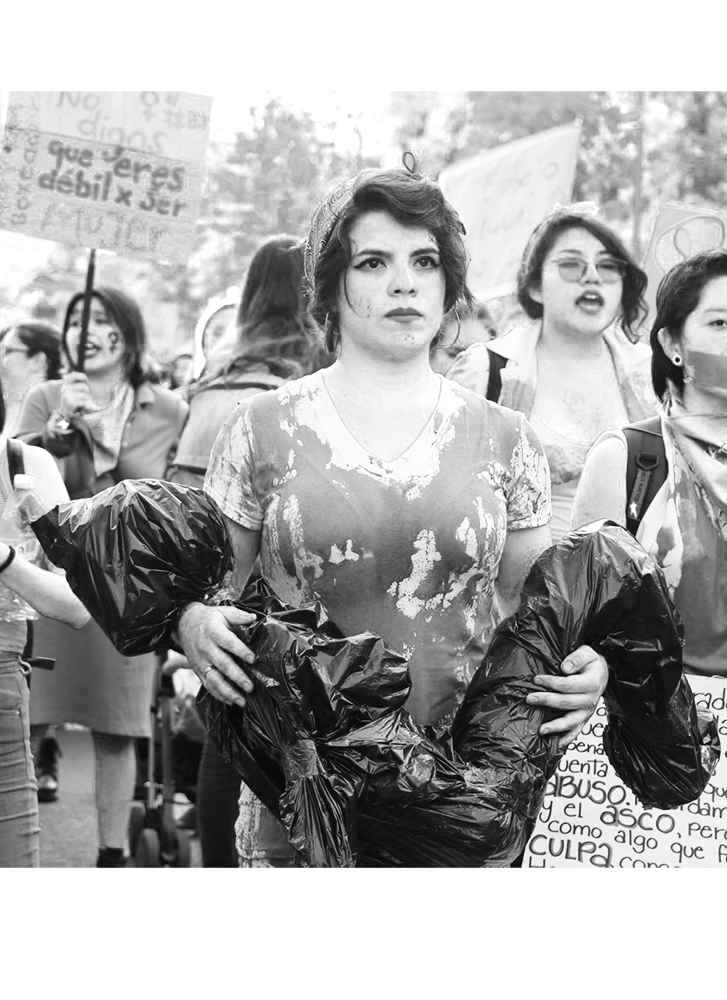
#> input picture works/random-portrait/base.png, 727 x 1000 px
$ python crossed-all-test.py   (older library calls are emulated)
#> lines starting #> are read from the running program, lines starting #| are printed output that depends on the picture
from blackstripes import crossed
from blackstripes import sketchy
from blackstripes import spiral
from PIL import Image


def levels_by_preview_name(name):
    return (100, 150, 200, 230)


def crop_by_preview_name(name):
    return name


# [195 lines left out: functions classic_small, sketchy_small, spiral_small, classic_large, sketchy_large, spiral_large and 4 more, not called in this run]


def classic_pen_a3_landscape(image_path, path, color):
    l1, l2, l3, l4 = levels_by_preview_name(image_path)
    selected_crop = crop_by_preview_name(image_path)

    im = Image.open(selected_crop)
    im = im.resize((1000, 572), Image.ANTIALIAS)
    im.save(selected_crop)

    crossed.draw(selected_crop,     # input
                 path,                   # output
                 2,                      # nibsize (line size in output svg)
                 color,                  # line color
                 0.34,                   # scaling factor
                 l1, l2, l3, l4,         # levels
                 2,                      # type
                 830, 550, 0.3            # signature transform
                 )


# [17 lines left out: function spiral_pen_a3_portrait, not called in this run]


def spiral_pen_a3_landscape(image_path, path, color):
    l1, l2, l3, l4 = levels_by_preview_name(image_path)
    selected_crop = crop_by_preview_name(image_path)

    im = Image.open(selected_crop)
    im = im.resize((1000, 572), Image.ANTIALIAS)
    im.save(selected_crop)

    spiral.draw(selected_crop,         # input
                path,                      # output
                2,                         # nibsize (line size in output svg)
                color,                     # line color
                0.34,                      # scaling factor
                l1, l2, l3, l4,            # levels
                2,                         # line spacing
                830, 550, 0.3               # signature transform
                )


def sketchy_pen_a3_portrait(image_path, path, color):

    im = Image.open(image_path)
    im = im.resize((668, 1000), Image.ANTIALIAS)
    im.save(image_path)

    sketchy.draw(image_path,            # input
                 path,                   # outputsketchy_pen_a3
                 2,                      # nibsize (line size in output svg)
                 100,                    # max line length
                 color,                  # line color
                 0.32,                   # scaling factor
                 # line size (internal line size for calculations)
                 1,
                 500, 975, 0.3           # signature transform
                 )


def sketchy_pen_a3_landscape(image_path, path, color):

    im = Image.open(image_path)
    im = im.resize((1000, 572), Image.ANTIALIAS)
    im.save(image_path)

    sketchy.draw(image_path,            # input
                 path,                   # outputsketchy_pen_a3
                 2,                      # nibsize (line size in output svg)
                 100,                    # max line length
                 color,                  # line color
                 0.34,                   # scaling factor
                 # line size (internal line size for calculations)
                 1,
                 830, 550, 0.3           # signature transform
                 )


def classic_pen_a3(image_path, path, color):
    l1, l2, l3, l4 = levels_by_preview_name(image_path)
    selected_crop = crop_by_preview_name(image_path)

    im = Image.open(selected_crop)
    im = im.resize((1000, 1000), Image.ANTIALIAS)
    im.save(selected_crop)

    crossed.draw(selected_crop,     # input
                 path,                   # output
                 3,                      # nibsize (line size in output svg)
                 color,                  # line color
                 0.21,                   # scaling factor
                 l1, l2, l3, l4,         # levels
                 1,                      # type
                 730, 970, 0.5          # signature transform
                 )


def spiral_pen_a3(image_path, path, color):
    l1, l2, l3, l4 = levels_by_preview_name(image_path)
    selected_crop = crop_by_preview_name(image_path)

    im = Image.open(selected_crop)
    im = im.resize((1000, 1000), Image.ANTIALIAS)
    im.save(selected_crop)

    spiral.draw(selected_crop,         # input
                path,                      # output
                3,                         # nibsize (line size in output svg)
                color,                     # line color
                0.21,                      # scaling factor
                l1, l2, l3, l4,            # levels
                2,                         # line spacing
                730, 970, 0.5               # signature transform
                )


def sketchy_pen_a3(image_path, path, color):

#> called with image_path = 'base.png', path = 'render.svg', color = '#ff0000'
    im = Image.open(image_path)
#> im is the input picture: PIL image 727x1000 P; min 0, max 255, mean 172.7
    im = im.resize((1000, 1000), Image.ANTIALIAS)
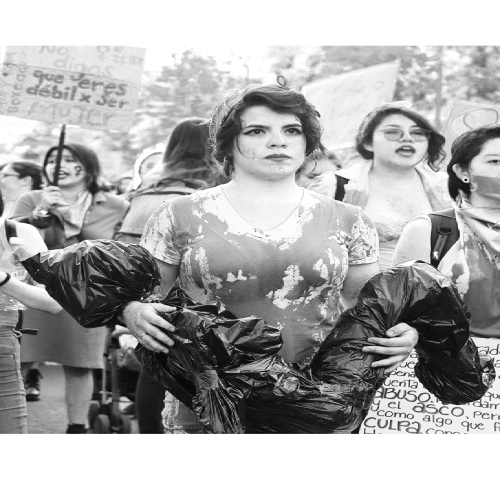
#> im: PIL image 1000x1000 P (shown at 1/2 size); min 0, max 255, mean 172.7
    im.save(image_path)

    sketchy.draw(image_path,            # input
                 path,                   # output
                 3,                      # nibsize (line size in output svg)
                 100,                    # max line length
                 color,                  # line color
                 0.21,                   # scaling factor
                 # line size (internal line size for calculations)
                 1,
                 730, 970, 0.5          # signature transform
                 )
#> (this line was passed over: blackstripes is not available in this run)


sketchy_pen_a3("base.png", "render.svg", "#ff0000")
spiral_pen_a3("base.png", "base.svg", "#ff0000")
classic_pen_a3("base.png", "tini3.svg", "#ff0000")

sketchy_pen_a3_landscape("base.png", "tini4.svg", "#ff0000")
#> in sketchy_pen_a3_landscape, `im = im.resize((1000, 572), Image.ANTIALIAS)`:
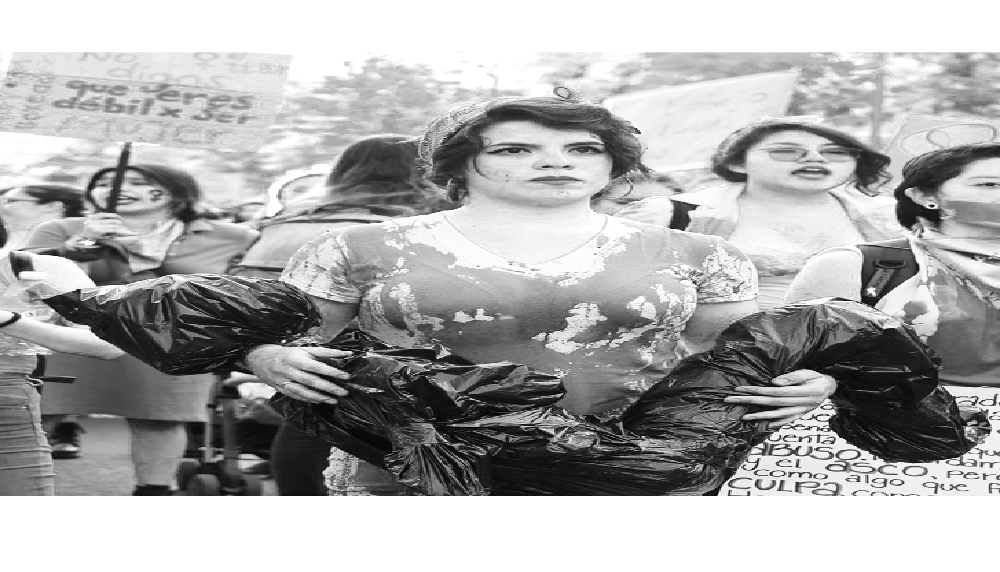
#> im: PIL image 1000x572 P; min 0, max 255, mean 172.8
spiral_pen_a3_landscape("base.png", "tini5.svg", "#ff0000")
classic_pen_a3_landscape("base.png", "tini6.svg", "#ff0000")

sketchy_pen_a3_portrait("base.png", "tini7.svg", "#ff0000")
#> in sketchy_pen_a3_portrait, `im = im.resize((668, 1000), Image.ANTIALIAS)`:
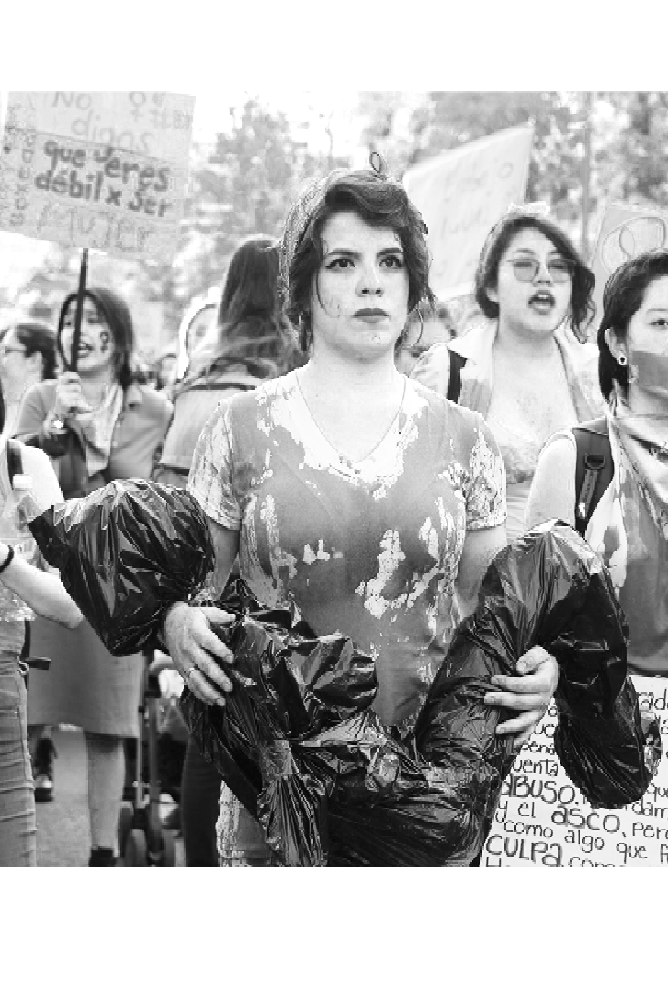
#> im: PIL image 668x1000 P; min 0, max 255, mean 172.8
#> (the run stopped early here; a loop or call above may not have finished)

$ run again, with works/random-portrait/original.jpg saved as works/random-portrait/base.png
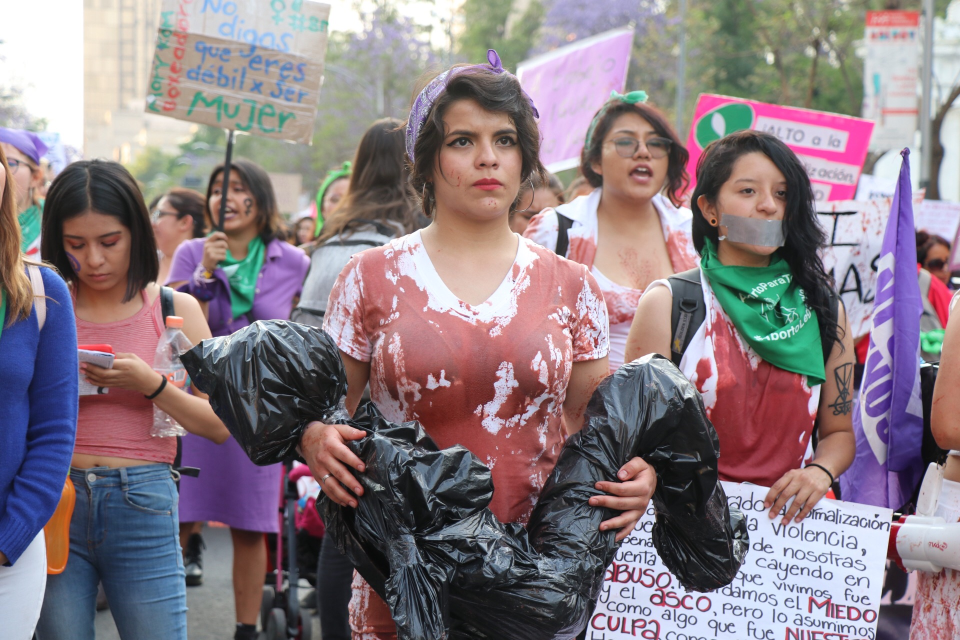
#> input picture works/random-portrait/original.jpg, 1920 x 1280 px (shown at 1/2 size)
#> in sketchy_pen_a3, im is the input picture: PIL image 1920x1280 RGB; mean R, G, B 137.3, 123.6, 130.4
#> in sketchy_pen_a3_landscape, `im = im.resize((1000, 572), Image.ANTIALIAS)`:
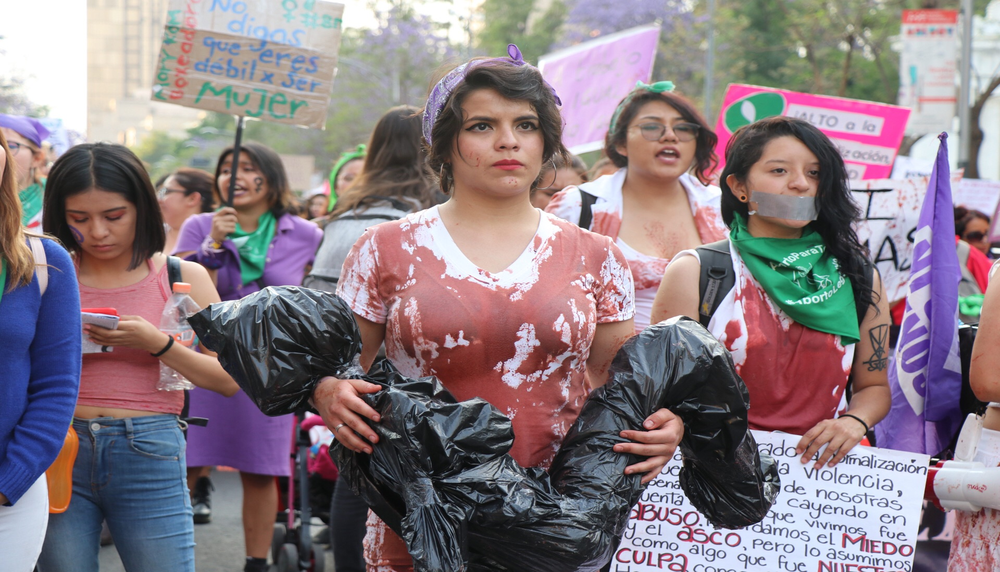
#> im: PIL image 1000x572 RGB; mean R, G, B 137.3, 123.6, 130.4
#> in sketchy_pen_a3_portrait, `im = im.resize((668, 1000), Image.ANTIALIAS)`:
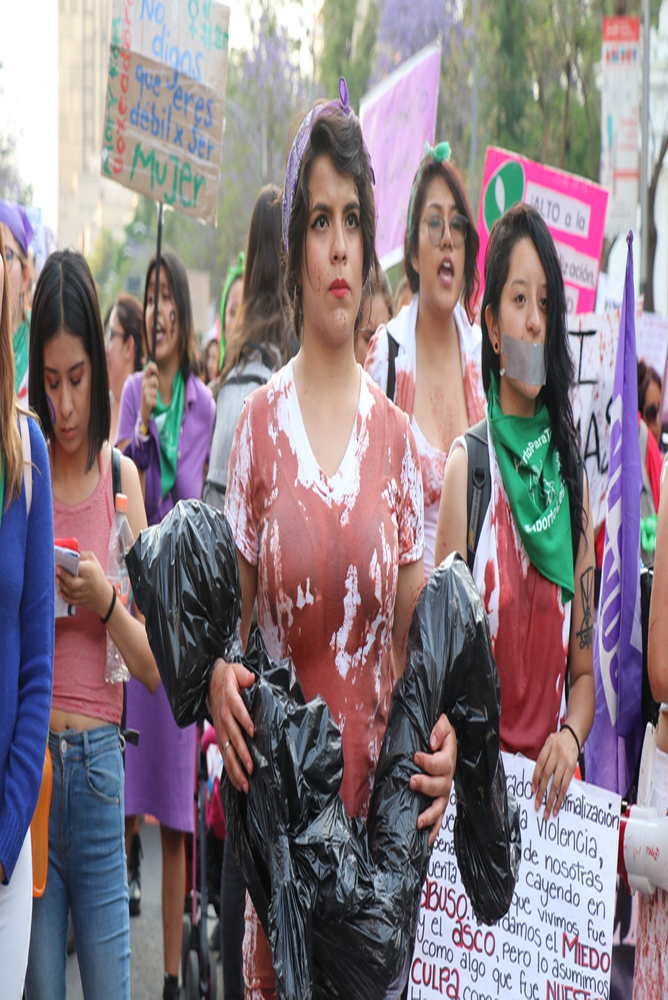
#> im: PIL image 668x1000 RGB; mean R, G, B 137.3, 123.6, 130.4
